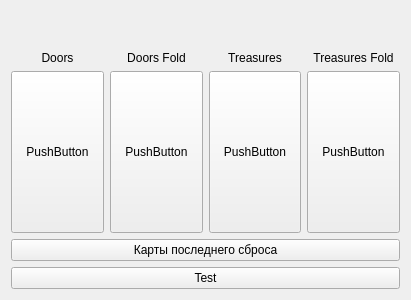
<?xml version="1.0" encoding="UTF-8"?>
<ui version="4.0">
 <class>CardStacks</class>
 <widget class="QWidget" name="CardStacks">
  <property name="geometry">
   <rect>
    <x>0</x>
    <y>0</y>
    <width>411</width>
    <height>300</height>
   </rect>
  </property>
  <property name="windowTitle">
   <string>Form</string>
  </property>
  <layout class="QGridLayout" name="gridLayout">
   <item row="1" column="3">
    <layout class="QVBoxLayout" name="verticalLayout_4" stretch="0,0,1">
     <item>
      <spacer name="verticalSpacer_4">
       <property name="orientation">
        <enum>Qt::Vertical</enum>
       </property>
       <property name="sizeHint" stdset="0">
        <size>
         <width>20</width>
         <height>40</height>
        </size>
       </property>
      </spacer>
     </item>
     <item>
      <widget class="QLabel" name="lbl_TreasuresFold">
       <property name="sizePolicy">
        <sizepolicy hsizetype="Preferred" vsizetype="Preferred">
         <horstretch>0</horstretch>
         <verstretch>0</verstretch>
        </sizepolicy>
       </property>
       <property name="text">
        <string>Treasures Fold</string>
       </property>
       <property name="alignment">
        <set>Qt::AlignCenter</set>
       </property>
      </widget>
     </item>
     <item>
      <widget class="QPushButton" name="btn_TreasuresFold">
       <property name="sizePolicy">
        <sizepolicy hsizetype="Preferred" vsizetype="Preferred">
         <horstretch>0</horstretch>
         <verstretch>0</verstretch>
        </sizepolicy>
       </property>
       <property name="text">
        <string>PushButton</string>
       </property>
      </widget>
     </item>
    </layout>
   </item>
   <item row="1" column="1">
    <layout class="QVBoxLayout" name="verticalLayout_3" stretch="0,0,1">
     <item>
      <spacer name="verticalSpacer_2">
       <property name="orientation">
        <enum>Qt::Vertical</enum>
       </property>
       <property name="sizeHint" stdset="0">
        <size>
         <width>20</width>
         <height>40</height>
        </size>
       </property>
      </spacer>
     </item>
     <item>
      <widget class="QLabel" name="lbl_DoorsFold">
       <property name="sizePolicy">
        <sizepolicy hsizetype="Preferred" vsizetype="Preferred">
         <horstretch>0</horstretch>
         <verstretch>0</verstretch>
        </sizepolicy>
       </property>
       <property name="text">
        <string>Doors Fold</string>
       </property>
       <property name="alignment">
        <set>Qt::AlignCenter</set>
       </property>
      </widget>
     </item>
     <item>
      <widget class="QPushButton" name="btn_DoorsFold">
       <property name="sizePolicy">
        <sizepolicy hsizetype="Preferred" vsizetype="Preferred">
         <horstretch>0</horstretch>
         <verstretch>0</verstretch>
        </sizepolicy>
       </property>
       <property name="text">
        <string>PushButton</string>
       </property>
      </widget>
     </item>
    </layout>
   </item>
   <item row="1" column="2">
    <layout class="QVBoxLayout" name="verticalLayout_2" stretch="0,0,1">
     <item>
      <spacer name="verticalSpacer_3">
       <property name="orientation">
        <enum>Qt::Vertical</enum>
       </property>
       <property name="sizeHint" stdset="0">
        <size>
         <width>20</width>
         <height>40</height>
        </size>
       </property>
      </spacer>
     </item>
     <item>
      <widget class="QLabel" name="lbl_TreasuresStack">
       <property name="sizePolicy">
        <sizepolicy hsizetype="Preferred" vsizetype="Preferred">
         <horstretch>0</horstretch>
         <verstretch>0</verstretch>
        </sizepolicy>
       </property>
       <property name="text">
        <string>Treasures</string>
       </property>
       <property name="alignment">
        <set>Qt::AlignCenter</set>
       </property>
      </widget>
     </item>
     <item>
      <widget class="QPushButton" name="btn_TreasuresStack">
       <property name="sizePolicy">
        <sizepolicy hsizetype="Preferred" vsizetype="Preferred">
         <horstretch>0</horstretch>
         <verstretch>0</verstretch>
        </sizepolicy>
       </property>
       <property name="text">
        <string>PushButton</string>
       </property>
      </widget>
     </item>
    </layout>
   </item>
   <item row="1" column="0">
    <layout class="QVBoxLayout" name="verticalLayout" stretch="0,0,1">
     <item>
      <spacer name="verticalSpacer">
       <property name="orientation">
        <enum>Qt::Vertical</enum>
       </property>
       <property name="sizeHint" stdset="0">
        <size>
         <width>20</width>
         <height>40</height>
        </size>
       </property>
      </spacer>
     </item>
     <item>
      <widget class="QLabel" name="lbl_DoorsStack">
       <property name="sizePolicy">
        <sizepolicy hsizetype="Preferred" vsizetype="Preferred">
         <horstretch>0</horstretch>
         <verstretch>0</verstretch>
        </sizepolicy>
       </property>
       <property name="text">
        <string>Doors</string>
       </property>
       <property name="alignment">
        <set>Qt::AlignCenter</set>
       </property>
      </widget>
     </item>
     <item>
      <widget class="QPushButton" name="btn_DoorsStack">
       <property name="sizePolicy">
        <sizepolicy hsizetype="Preferred" vsizetype="Preferred">
         <horstretch>0</horstretch>
         <verstretch>0</verstretch>
        </sizepolicy>
       </property>
       <property name="text">
        <string>PushButton</string>
       </property>
      </widget>
     </item>
    </layout>
   </item>
   <item row="3" column="0" colspan="4">
    <layout class="QVBoxLayout" name="verticalLayout_6" stretch="0,0">
     <item>
      <widget class="QPushButton" name="btn_FoldObserver">
       <property name="text">
        <string>Карты последнего сброса</string>
       </property>
      </widget>
     </item>
     <item>
      <widget class="QPushButton" name="btn_Test">
       <property name="sizePolicy">
        <sizepolicy hsizetype="Minimum" vsizetype="Minimum">
         <horstretch>0</horstretch>
         <verstretch>0</verstretch>
        </sizepolicy>
       </property>
       <property name="text">
        <string>Test</string>
       </property>
      </widget>
     </item>
    </layout>
   </item>
  </layout>
 </widget>
 <resources/>
 <connections/>
</ui>
